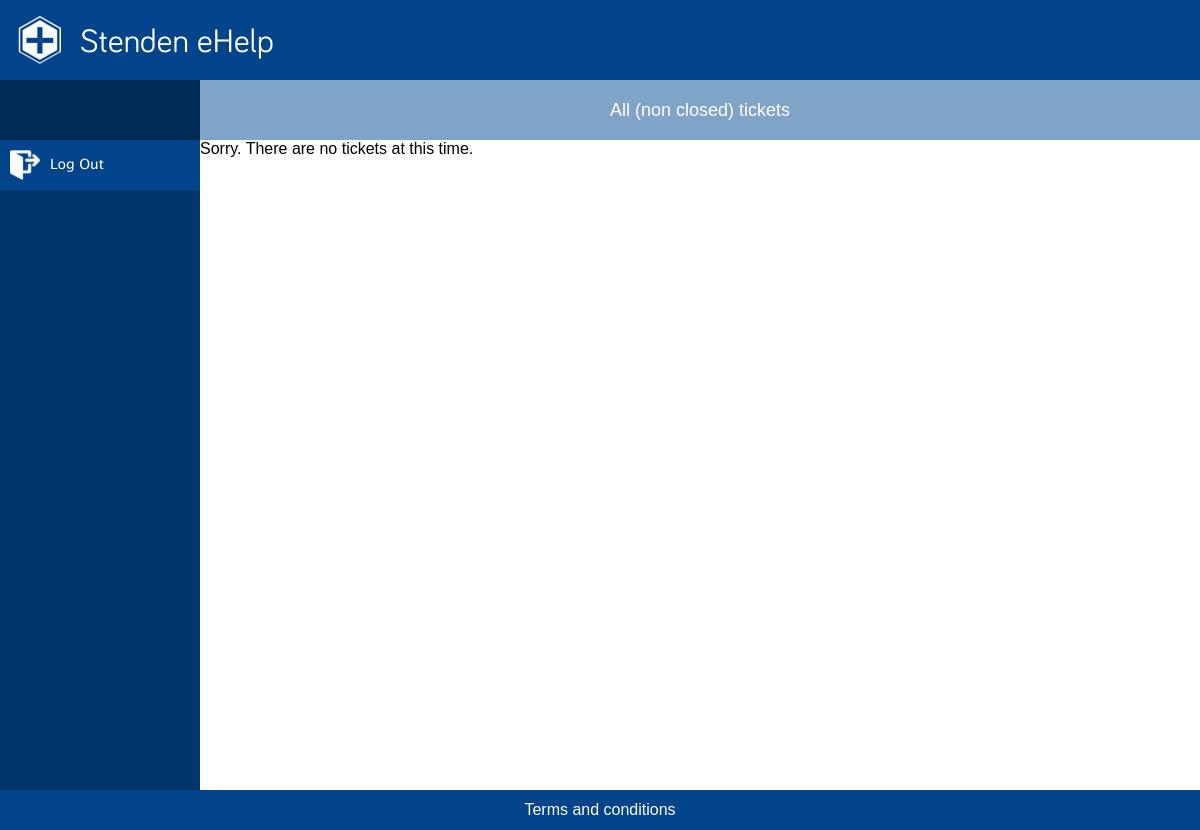
The page /tickets.php on the database as committed earlier.
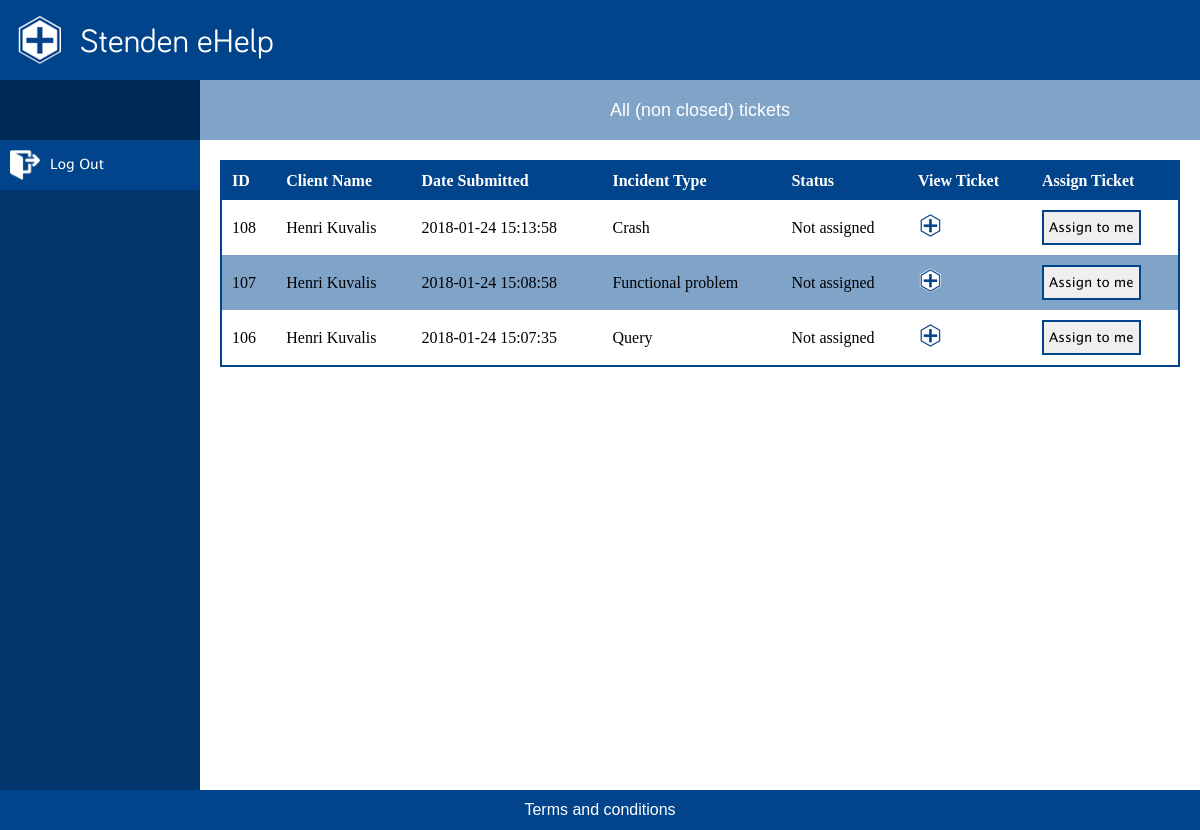
The same page on the database as committed later.
### tables this page shows
CREATE TABLE `incident` (
  `incident_id` int(11) NOT NULL,
  `client_id` int(5) DEFAULT NULL,
  `operator_id` int(5) DEFAULT NULL,
  `status_id` int(11) DEFAULT '1',
  `category_id` int(11) DEFAULT NULL,
  `description` varchar(4000) DEFAULT NULL,
  `solution` varchar(4000) DEFAULT NULL,
  `start_date` timestamp NULL DEFAULT CURRENT_TIMESTAMP,
  `end_date` datetime DEFAULT NULL
);

CREATE TABLE `users` (
  `id` int(5) NOT NULL,
  `isEmployee` tinyint(1) NOT NULL DEFAULT '0',
  `name` varchar(60) NOT NULL,
  `phone` varchar(15) NOT NULL,
  `email` varchar(60) NOT NULL,
  `username` varchar(32) NOT NULL,
  `password` varchar(60) NOT NULL,
  `has_maintenance_license` tinyint(1) NOT NULL DEFAULT '0',
  `position_id` int(5) NOT NULL,
  `contact_id` int(5) NOT NULL
);

CREATE TABLE `category` (
  `category_id` int(11) NOT NULL,
  `category_name` varchar(30) NOT NULL
);

CREATE TABLE `status` (
  `status_id` int(11) NOT NULL,
  `status_name` varchar(30) NOT NULL
);

### php/permissions.php (called while the page is built, shortened)
<?php
$permissionTable = [
    "client" => [
        "view" => ['faq.php', 'submitTicket.php', 'MyTickets.php', 'messages.php', 'terms.php'],
        "edit" => ['viewTicket.php'],
        "delete" => []
    ],
    "no license" => [
        "view" => ['faq.php', 'terms.php'],
        "edit" => [],
        "delete" => []
    ],
    "operator" => [
        "view" => ['tickets.php', 'MyTickets.php', 'messages.php','terms.php'],
        "edit" => ['viewTicket.php'],
    ],
    "team leader" => [
        "view" => ['tickets.php', 'MyTickets.php', 'messages.php', 'statistics.php', 'statistics2.php','terms.php'],
        "edit" => ['viewTicket.php'],
    ]
];

### tickets.php (the view, shortened to what this page needs)
<?php
require "php/conn.php";
require "php/permissions.php";
require "php/functions.php";
    if(is_employee()){
        $sql = "SELECT * FROM incident
                        INNER JOIN users ON incident.client_id = users.id
                        INNER JOIN category ON incident.category_id = category.category_id
                        INNER JOIN status ON incident.status_id = status.status_id
                        WHERE status_name = 'Not assigned'
                        ORDER BY incident_id DESC";
    }
    $tickets = mysqli_query($conn, $sql);
    $userString = "SELECT * FROM users WHERE position_id = 2";
?>
<!DOCTYPE HTML>
<html lang="en">
    <head>
        <link rel="stylesheet" href="css/mainCSS.css">
    </head>
    <body>
    <div class="wrapper">
        <div class="header">
            <div class="logo">
                <img src="img/logo.png" alt="Stenden eHelp">
            </div>
            <p>Stenden eHelp</p>
        </div>
        <div id="content-wrapper">
            <div id="sidebar">
                <div class="userDetails">
                </div>
                <div class="navWrapper">
                    <?= generateMenu() ?>
                </div>
            </div>
            <div class="content">
                <div class="titleBox"><p>All (non closed) tickets</p></div>
                <?php if($tickets->num_rows == 0) { ?>
                    <p>Sorry. There are no tickets at this time.</p>
                <?php } else { ?>
                    <table class="fancy-table">
                        <tr>
                            <th>ID</th>
                            <?php if(is_employee()){ ?>
                                <th>Client Name</th>
                            <?php } else { ?>
                                <th>Operator Name</th>
                            <?php } ?>
                            <th>Date Submitted</th>
                            <th>Incident Type</th>
                            <th>Status</th>
                            <th>View Ticket</th>
                            <th>Assign Ticket</th>
                        </tr>
                <?php while ($row = mysqli_fetch_assoc($tickets)){
                          $userQuery = mysqli_query($conn, $userString);
                           ?>
                            <tr>
                                <td><?= $row['incident_id'] ?></td>
                                <td><?= $row['name'] ?></td>
                                <td><?= $row['start_date'] ?></td>
                                <td><?= $row['category_name'] ?></td>
                                <td><?= $row['status_name'] ?></td>
                                <td><a href='ViewTicket.php?ticket=<?= $row['incident_id'] ?>'><img src='img/logo.png' alt='logo link' width='25' height='25'></a></td>
                                <td><form action="tickets.php" method="post">
                                    <?php
                                    if ($_SESSION['userType'] == "Team Leader"){?>
                                      <select name='assign' id='input7'>
                                        <option value="NULL" disabled selected>Choose Operator</option>
                                        <?php
                                        echo "<option value=" . $_SESSION['id']. ">" . $_SESSION['name'] . "</option>";
                                        while($row = mysqli_fetch_assoc($userQuery)){
                                          echo "<option value=" . $row['id'] . ">" . $row['name'] . "</option>";
                                        }
                                        mysqli_free_result($userQuery);
                                      echo "</select>";
                                      echo "<input style='margin-left:10px;' type='submit' value='Assign' name='submit'>";
                                    }else{
                                        ?> <input type="submit" value="Assign to me" name="submit">
                                    <?php } ?>
                                  </form></td>
                            </tr>
                        <?php } ?>
                <?php } ?>
                            </table>
        </div>
            </div>
            <div class="footer">
                <div class="terms">
                    <p>Terms and conditions</p>
                </div>
            </div>
              </body>
          </html>

### php/functions.php (shortened to what this page needs)
<?php
function is_employee(){
    return !($_SESSION['userType'] == "Client"||$_SESSION['userType']== "No license");
}
function has_license(){
    return true;
}
function generateMenu(){
    $html = "";
    $html .= "<a href=\"logout.php\">
                    <div class=\"navItem\">
                        <img src='img/menu/logout.png' alt='Logout'>
                        <p>Log Out</p>
                    </div>
                </a>";
    return $html;
}

### css/mainCSS.css (style rules this page uses)
* { padding:0px; margin:0px; box-sizing: border-box; -webkit-box-sizing: border-box; -moz-box-sizing: border-box; }
img { max-width:100%; max-height:100%; }
p { font-family: 'information', 'Arial', sans-serif; }
input, select, textarea { font-family: 'nav', 'Arial', sans-serif; }
input, select, textarea { border: 2px solid #01448B; padding: 5px; }
.fancy-table { width: calc(100% - 40px); border: 2px solid #01448B; border-collapse: collapse; margin: 20px; float: left; }
.fancy-table th { text-align: left; background: #01448B; color: white; padding: 10px; }
.fancy-table tr:nth-child(odd) { background: #fff; }
.fancy-table tr:nth-child(odd) { background: #80A3C8; }
.fancy-table td { padding: 10px; }
.wrapper { min-height: 100vh; width: 100%; float:left; }
.wrapper .header { width: 100%; height: 80px; background-color: #01448b; float:left; position: fixed; }
.wrapper .header p { font-family: 'eStenden', 'Arial', sans-serif; float:left; color: white; font-size: 25pt; line-height: 80px; margin: 0; }
.wrapper .header .logo { float:left; height: 50px; margin: 15px; }
.wrapper #content-wrapper { width: 100%; float: left; margin-bottom: 30px; }
.wrapper #content-wrapper #sidebar { width: 200px; min-height: calc(100vh - 80px); float: left; position: fixed; margin-top: 80px; }
.wrapper #content-wrapper #sidebar .userDetails { width: 100%; height: 60px; float: left; background-color: #002a56; padding-top: 15px; }
.wrapper #content-wrapper #sidebar .navWrapper { width: 100%; background-color: #01366d; min-height: calc(100vh - 80px); float: left; }
.wrapper #content-wrapper #sidebar .navWrapper .navItem { width: 100%; height: 50px; background-color: #01448b; float:left; margin-bottom:10px; }
.wrapper #content-wrapper #sidebar .navWrapper .navItem img { width: 30px; height: 30px; margin: 10px; float: left; }
.wrapper #content-wrapper #sidebar .navWrapper .navItem p { color:white; font-size: 14px; text-align: left; font-family: 'nav', 'Arial', sans-serif; float: left; line-height: 50px; margin: 0; padding: 0; transition: 400ms; }
.wrapper #content-wrapper .content { margin-left: 200px; margin-top: 80px; width: calc(100% - 200px); min-height: calc(100vh - 80px); float: left; }
.wrapper #content-wrapper .content .titleBox { height: 60px; width: 100%; background-color: #80a3c8; float:left; }
.wrapper #content-wrapper .content .titleBox p { padding: 0; line-height: 60px; text-align: center; color: white; font-size: 18px; }
.wrapper .footer { width: 100%; float: left; background-color:#01448b; position: fixed; text-align: center; line-height: 40px; bottom: 0; color: white; }

Rows that differ between the two databases and show on the page:
added incident: incident_id "108", client.name "Henri Kuvalis", start_date "2018-01-24 15:13:58", category.category_name "Crash", status.status_name "Not assigned"
added incident: incident_id "107", client.name "Henri Kuvalis", start_date "2018-01-24 15:08:58", category.category_name "Functional problem", status.status_name "Not assigned"
added incident: incident_id "106", client.name "Henri Kuvalis", start_date "2018-01-24 15:07:35", category.category_name "Query", status.status_name "Not assigned"
Other text that changed with them:
text no longer shown: "Sorry. There are no tickets at this time."
text now shown: "ID Client Name Date Submitted Incident Type Status View Ticket Assign Ticket"
